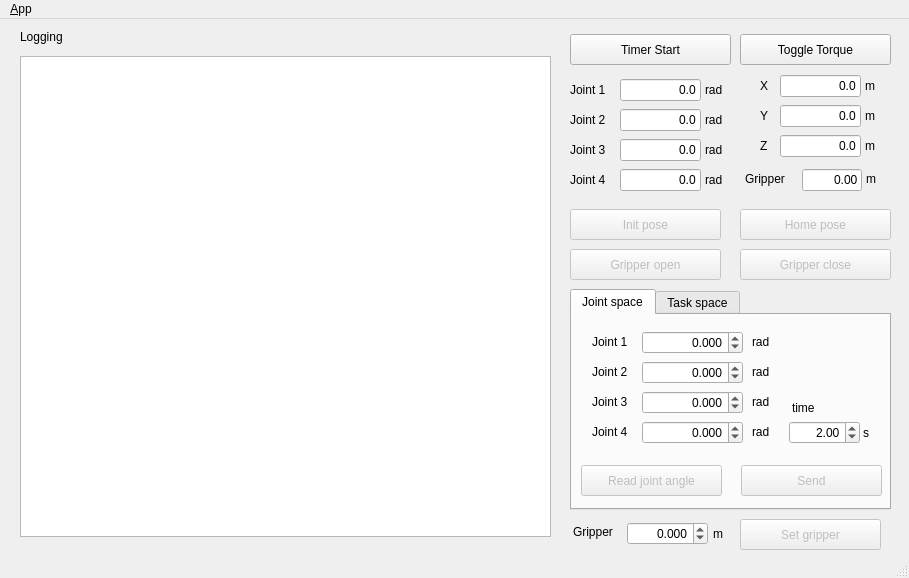
<?xml version="1.0" encoding="UTF-8"?>
<ui version="4.0">
 <class>MainWindowDesign</class>
 <widget class="QMainWindow" name="MainWindowDesign">
  <property name="geometry">
   <rect>
    <x>0</x>
    <y>0</y>
    <width>909</width>
    <height>578</height>
   </rect>
  </property>
  <property name="windowTitle">
   <string>QRosApp</string>
  </property>
  <property name="windowIcon">
   <iconset resource="../resources/images.qrc">
    <normaloff>:/images/icon.png</normaloff>:/images/icon.png</iconset>
  </property>
  <property name="locale">
   <locale language="English" country="Australia"/>
  </property>
  <widget class="QWidget" name="centralwidget">
   <widget class="QLineEdit" name="txt_j1">
    <property name="enabled">
     <bool>true</bool>
    </property>
    <property name="geometry">
     <rect>
      <x>620</x>
      <y>60</y>
      <width>81</width>
      <height>22</height>
     </rect>
    </property>
    <property name="layoutDirection">
     <enum>Qt::LeftToRight</enum>
    </property>
    <property name="text">
     <string>0.0</string>
    </property>
    <property name="alignment">
     <set>Qt::AlignRight|Qt::AlignTrailing|Qt::AlignVCenter</set>
    </property>
    <property name="readOnly">
     <bool>true</bool>
    </property>
   </widget>
   <widget class="QPushButton" name="btn_timer_start">
    <property name="geometry">
     <rect>
      <x>570</x>
      <y>15</y>
      <width>161</width>
      <height>31</height>
     </rect>
    </property>
    <property name="text">
     <string>Timer Start</string>
    </property>
   </widget>
   <widget class="QPushButton" name="btn_toggle_torque">
    <property name="geometry">
     <rect>
      <x>740</x>
      <y>15</y>
      <width>151</width>
      <height>31</height>
     </rect>
    </property>
    <property name="text">
     <string>Toggle Torque</string>
    </property>
   </widget>
   <widget class="QLineEdit" name="txt_j2">
    <property name="enabled">
     <bool>true</bool>
    </property>
    <property name="geometry">
     <rect>
      <x>620</x>
      <y>90</y>
      <width>81</width>
      <height>22</height>
     </rect>
    </property>
    <property name="layoutDirection">
     <enum>Qt::LeftToRight</enum>
    </property>
    <property name="text">
     <string>0.0</string>
    </property>
    <property name="alignment">
     <set>Qt::AlignRight|Qt::AlignTrailing|Qt::AlignVCenter</set>
    </property>
    <property name="readOnly">
     <bool>true</bool>
    </property>
   </widget>
   <widget class="QLineEdit" name="txt_j3">
    <property name="enabled">
     <bool>true</bool>
    </property>
    <property name="geometry">
     <rect>
      <x>620</x>
      <y>120</y>
      <width>81</width>
      <height>22</height>
     </rect>
    </property>
    <property name="layoutDirection">
     <enum>Qt::LeftToRight</enum>
    </property>
    <property name="text">
     <string>0.0</string>
    </property>
    <property name="alignment">
     <set>Qt::AlignRight|Qt::AlignTrailing|Qt::AlignVCenter</set>
    </property>
    <property name="readOnly">
     <bool>true</bool>
    </property>
   </widget>
   <widget class="QLineEdit" name="txt_j4">
    <property name="enabled">
     <bool>true</bool>
    </property>
    <property name="geometry">
     <rect>
      <x>620</x>
      <y>150</y>
      <width>81</width>
      <height>22</height>
     </rect>
    </property>
    <property name="layoutDirection">
     <enum>Qt::LeftToRight</enum>
    </property>
    <property name="text">
     <string>0.0</string>
    </property>
    <property name="alignment">
     <set>Qt::AlignRight|Qt::AlignTrailing|Qt::AlignVCenter</set>
    </property>
    <property name="readOnly">
     <bool>true</bool>
    </property>
   </widget>
   <widget class="QLabel" name="label_4">
    <property name="geometry">
     <rect>
      <x>570</x>
      <y>64</y>
      <width>59</width>
      <height>14</height>
     </rect>
    </property>
    <property name="text">
     <string>Joint 1</string>
    </property>
   </widget>
   <widget class="QLabel" name="label_5">
    <property name="geometry">
     <rect>
      <x>570</x>
      <y>94</y>
      <width>59</width>
      <height>14</height>
     </rect>
    </property>
    <property name="text">
     <string>Joint 2</string>
    </property>
   </widget>
   <widget class="QLabel" name="label_6">
    <property name="geometry">
     <rect>
      <x>570</x>
      <y>124</y>
      <width>59</width>
      <height>14</height>
     </rect>
    </property>
    <property name="text">
     <string>Joint 3</string>
    </property>
   </widget>
   <widget class="QLabel" name="label_7">
    <property name="geometry">
     <rect>
      <x>570</x>
      <y>154</y>
      <width>59</width>
      <height>14</height>
     </rect>
    </property>
    <property name="text">
     <string>Joint 4</string>
    </property>
   </widget>
   <widget class="QLineEdit" name="txt_z">
    <property name="enabled">
     <bool>true</bool>
    </property>
    <property name="geometry">
     <rect>
      <x>780</x>
      <y>116</y>
      <width>81</width>
      <height>22</height>
     </rect>
    </property>
    <property name="layoutDirection">
     <enum>Qt::LeftToRight</enum>
    </property>
    <property name="text">
     <string>0.0</string>
    </property>
    <property name="alignment">
     <set>Qt::AlignRight|Qt::AlignTrailing|Qt::AlignVCenter</set>
    </property>
    <property name="readOnly">
     <bool>true</bool>
    </property>
   </widget>
   <widget class="QLabel" name="label_8">
    <property name="geometry">
     <rect>
      <x>760</x>
      <y>120</y>
      <width>59</width>
      <height>14</height>
     </rect>
    </property>
    <property name="text">
     <string>Z</string>
    </property>
   </widget>
   <widget class="QLineEdit" name="txt_y">
    <property name="enabled">
     <bool>true</bool>
    </property>
    <property name="geometry">
     <rect>
      <x>780</x>
      <y>86</y>
      <width>81</width>
      <height>22</height>
     </rect>
    </property>
    <property name="layoutDirection">
     <enum>Qt::LeftToRight</enum>
    </property>
    <property name="text">
     <string>0.0</string>
    </property>
    <property name="alignment">
     <set>Qt::AlignRight|Qt::AlignTrailing|Qt::AlignVCenter</set>
    </property>
    <property name="readOnly">
     <bool>true</bool>
    </property>
   </widget>
   <widget class="QLabel" name="label_9">
    <property name="geometry">
     <rect>
      <x>760</x>
      <y>90</y>
      <width>59</width>
      <height>14</height>
     </rect>
    </property>
    <property name="text">
     <string>Y</string>
    </property>
   </widget>
   <widget class="QLineEdit" name="txt_x">
    <property name="enabled">
     <bool>true</bool>
    </property>
    <property name="geometry">
     <rect>
      <x>780</x>
      <y>56</y>
      <width>81</width>
      <height>22</height>
     </rect>
    </property>
    <property name="layoutDirection">
     <enum>Qt::LeftToRight</enum>
    </property>
    <property name="text">
     <string>0.0</string>
    </property>
    <property name="alignment">
     <set>Qt::AlignRight|Qt::AlignTrailing|Qt::AlignVCenter</set>
    </property>
    <property name="readOnly">
     <bool>true</bool>
    </property>
   </widget>
   <widget class="QLabel" name="label_10">
    <property name="geometry">
     <rect>
      <x>760</x>
      <y>60</y>
      <width>59</width>
      <height>14</height>
     </rect>
    </property>
    <property name="text">
     <string>X</string>
    </property>
   </widget>
   <widget class="QLabel" name="label_11">
    <property name="geometry">
     <rect>
      <x>705</x>
      <y>64</y>
      <width>59</width>
      <height>14</height>
     </rect>
    </property>
    <property name="text">
     <string>rad</string>
    </property>
   </widget>
   <widget class="QLabel" name="label_12">
    <property name="geometry">
     <rect>
      <x>705</x>
      <y>94</y>
      <width>59</width>
      <height>14</height>
     </rect>
    </property>
    <property name="text">
     <string>rad</string>
    </property>
   </widget>
   <widget class="QLabel" name="label_13">
    <property name="geometry">
     <rect>
      <x>705</x>
      <y>124</y>
      <width>59</width>
      <height>14</height>
     </rect>
    </property>
    <property name="text">
     <string>rad</string>
    </property>
   </widget>
   <widget class="QLabel" name="label_14">
    <property name="geometry">
     <rect>
      <x>705</x>
      <y>154</y>
      <width>59</width>
      <height>14</height>
     </rect>
    </property>
    <property name="text">
     <string>rad</string>
    </property>
   </widget>
   <widget class="QLabel" name="label_15">
    <property name="geometry">
     <rect>
      <x>865</x>
      <y>120</y>
      <width>59</width>
      <height>14</height>
     </rect>
    </property>
    <property name="text">
     <string>m</string>
    </property>
   </widget>
   <widget class="QLabel" name="label_16">
    <property name="geometry">
     <rect>
      <x>865</x>
      <y>90</y>
      <width>59</width>
      <height>14</height>
     </rect>
    </property>
    <property name="text">
     <string>m</string>
    </property>
   </widget>
   <widget class="QLabel" name="label_17">
    <property name="geometry">
     <rect>
      <x>865</x>
      <y>60</y>
      <width>59</width>
      <height>14</height>
     </rect>
    </property>
    <property name="text">
     <string>m</string>
    </property>
   </widget>
   <widget class="QPushButton" name="btn_init_pose">
    <property name="enabled">
     <bool>false</bool>
    </property>
    <property name="geometry">
     <rect>
      <x>570</x>
      <y>190</y>
      <width>151</width>
      <height>31</height>
     </rect>
    </property>
    <property name="text">
     <string>Init pose</string>
    </property>
   </widget>
   <widget class="QPushButton" name="btn_home_pose">
    <property name="enabled">
     <bool>false</bool>
    </property>
    <property name="geometry">
     <rect>
      <x>740</x>
      <y>190</y>
      <width>151</width>
      <height>31</height>
     </rect>
    </property>
    <property name="text">
     <string>Home pose</string>
    </property>
   </widget>
   <widget class="QLabel" name="label_18">
    <property name="geometry">
     <rect>
      <x>20</x>
      <y>7</y>
      <width>59</width>
      <height>21</height>
     </rect>
    </property>
    <property name="text">
     <string>Logging</string>
    </property>
   </widget>
   <widget class="QPlainTextEdit" name="plainTextEdit_log">
    <property name="geometry">
     <rect>
      <x>20</x>
      <y>37</y>
      <width>531</width>
      <height>481</height>
     </rect>
    </property>
    <property name="readOnly">
     <bool>true</bool>
    </property>
   </widget>
   <widget class="QPushButton" name="btn_gripper_close">
    <property name="enabled">
     <bool>false</bool>
    </property>
    <property name="geometry">
     <rect>
      <x>740</x>
      <y>230</y>
      <width>151</width>
      <height>31</height>
     </rect>
    </property>
    <property name="text">
     <string>Gripper close</string>
    </property>
   </widget>
   <widget class="QPushButton" name="btn_gripper_open">
    <property name="enabled">
     <bool>false</bool>
    </property>
    <property name="geometry">
     <rect>
      <x>570</x>
      <y>230</y>
      <width>151</width>
      <height>31</height>
     </rect>
    </property>
    <property name="text">
     <string>Gripper open</string>
    </property>
   </widget>
   <widget class="QTabWidget" name="tabWidget">
    <property name="geometry">
     <rect>
      <x>570</x>
      <y>270</y>
      <width>321</width>
      <height>221</height>
     </rect>
    </property>
    <property name="currentIndex">
     <number>0</number>
    </property>
    <widget class="QWidget" name="tab_js">
     <attribute name="title">
      <string>Joint space</string>
     </attribute>
     <widget class="QPushButton" name="btn_read_joint_angle">
      <property name="enabled">
       <bool>false</bool>
      </property>
      <property name="geometry">
       <rect>
        <x>9</x>
        <y>150</y>
        <width>141</width>
        <height>31</height>
       </rect>
      </property>
      <property name="text">
       <string>Read joint angle</string>
      </property>
     </widget>
     <widget class="QPushButton" name="btn_send_joint_angle">
      <property name="enabled">
       <bool>false</bool>
      </property>
      <property name="geometry">
       <rect>
        <x>169</x>
        <y>150</y>
        <width>141</width>
        <height>31</height>
       </rect>
      </property>
      <property name="text">
       <string>Send</string>
      </property>
     </widget>
     <widget class="QLabel" name="label_19">
      <property name="geometry">
       <rect>
        <x>20</x>
        <y>80</y>
        <width>59</width>
        <height>14</height>
       </rect>
      </property>
      <property name="text">
       <string>Joint 3</string>
      </property>
     </widget>
     <widget class="QLabel" name="label_20">
      <property name="geometry">
       <rect>
        <x>20</x>
        <y>110</y>
        <width>59</width>
        <height>14</height>
       </rect>
      </property>
      <property name="text">
       <string>Joint 4</string>
      </property>
     </widget>
     <widget class="QLabel" name="label_21">
      <property name="geometry">
       <rect>
        <x>180</x>
        <y>80</y>
        <width>59</width>
        <height>14</height>
       </rect>
      </property>
      <property name="text">
       <string>rad</string>
      </property>
     </widget>
     <widget class="QLabel" name="label_22">
      <property name="geometry">
       <rect>
        <x>180</x>
        <y>110</y>
        <width>59</width>
        <height>14</height>
       </rect>
      </property>
      <property name="text">
       <string>rad</string>
      </property>
     </widget>
     <widget class="QLabel" name="label_23">
      <property name="geometry">
       <rect>
        <x>180</x>
        <y>50</y>
        <width>59</width>
        <height>14</height>
       </rect>
      </property>
      <property name="text">
       <string>rad</string>
      </property>
     </widget>
     <widget class="QLabel" name="label_24">
      <property name="geometry">
       <rect>
        <x>20</x>
        <y>50</y>
        <width>59</width>
        <height>14</height>
       </rect>
      </property>
      <property name="text">
       <string>Joint 2</string>
      </property>
     </widget>
     <widget class="QLabel" name="label_25">
      <property name="geometry">
       <rect>
        <x>180</x>
        <y>20</y>
        <width>59</width>
        <height>14</height>
       </rect>
      </property>
      <property name="text">
       <string>rad</string>
      </property>
     </widget>
     <widget class="QLabel" name="label_26">
      <property name="geometry">
       <rect>
        <x>20</x>
        <y>20</y>
        <width>59</width>
        <height>14</height>
       </rect>
      </property>
      <property name="text">
       <string>Joint 1</string>
      </property>
     </widget>
     <widget class="QDoubleSpinBox" name="doubleSpinBox_j1">
      <property name="geometry">
       <rect>
        <x>70</x>
        <y>16</y>
        <width>101</width>
        <height>23</height>
       </rect>
      </property>
      <property name="alignment">
       <set>Qt::AlignRight|Qt::AlignTrailing|Qt::AlignVCenter</set>
      </property>
      <property name="decimals">
       <number>3</number>
      </property>
      <property name="minimum">
       <double>-3.140000000000000</double>
      </property>
      <property name="maximum">
       <double>3.140000000000000</double>
      </property>
      <property name="singleStep">
       <double>0.050000000000000</double>
      </property>
     </widget>
     <widget class="QDoubleSpinBox" name="doubleSpinBox_j2">
      <property name="geometry">
       <rect>
        <x>70</x>
        <y>46</y>
        <width>101</width>
        <height>23</height>
       </rect>
      </property>
      <property name="alignment">
       <set>Qt::AlignRight|Qt::AlignTrailing|Qt::AlignVCenter</set>
      </property>
      <property name="decimals">
       <number>3</number>
      </property>
      <property name="minimum">
       <double>-3.140000000000000</double>
      </property>
      <property name="maximum">
       <double>3.140000000000000</double>
      </property>
      <property name="singleStep">
       <double>0.050000000000000</double>
      </property>
     </widget>
     <widget class="QDoubleSpinBox" name="doubleSpinBox_j3">
      <property name="geometry">
       <rect>
        <x>70</x>
        <y>76</y>
        <width>101</width>
        <height>23</height>
       </rect>
      </property>
      <property name="alignment">
       <set>Qt::AlignRight|Qt::AlignTrailing|Qt::AlignVCenter</set>
      </property>
      <property name="decimals">
       <number>3</number>
      </property>
      <property name="minimum">
       <double>-3.140000000000000</double>
      </property>
      <property name="maximum">
       <double>3.140000000000000</double>
      </property>
      <property name="singleStep">
       <double>0.050000000000000</double>
      </property>
     </widget>
     <widget class="QDoubleSpinBox" name="doubleSpinBox_j4">
      <property name="geometry">
       <rect>
        <x>70</x>
        <y>106</y>
        <width>101</width>
        <height>23</height>
       </rect>
      </property>
      <property name="alignment">
       <set>Qt::AlignRight|Qt::AlignTrailing|Qt::AlignVCenter</set>
      </property>
      <property name="decimals">
       <number>3</number>
      </property>
      <property name="minimum">
       <double>-3.140000000000000</double>
      </property>
      <property name="maximum">
       <double>3.140000000000000</double>
      </property>
      <property name="singleStep">
       <double>0.050000000000000</double>
      </property>
     </widget>
     <widget class="QLabel" name="label_33">
      <property name="geometry">
       <rect>
        <x>220</x>
        <y>86</y>
        <width>59</width>
        <height>14</height>
       </rect>
      </property>
      <property name="text">
       <string>time</string>
      </property>
     </widget>
     <widget class="QDoubleSpinBox" name="doubleSpinBox_time_js">
      <property name="geometry">
       <rect>
        <x>217</x>
        <y>106</y>
        <width>71</width>
        <height>23</height>
       </rect>
      </property>
      <property name="alignment">
       <set>Qt::AlignRight|Qt::AlignTrailing|Qt::AlignVCenter</set>
      </property>
      <property name="minimum">
       <double>-3.140000000000000</double>
      </property>
      <property name="maximum">
       <double>10.000000000000000</double>
      </property>
      <property name="singleStep">
       <double>0.500000000000000</double>
      </property>
      <property name="value">
       <double>2.000000000000000</double>
      </property>
     </widget>
     <widget class="QLabel" name="label_34">
      <property name="geometry">
       <rect>
        <x>291</x>
        <y>111</y>
        <width>59</width>
        <height>14</height>
       </rect>
      </property>
      <property name="text">
       <string>s</string>
      </property>
     </widget>
    </widget>
    <widget class="QWidget" name="tab_cs">
     <attribute name="title">
      <string>Task space</string>
     </attribute>
     <widget class="QDoubleSpinBox" name="doubleSpinBox_x">
      <property name="geometry">
       <rect>
        <x>70</x>
        <y>28</y>
        <width>101</width>
        <height>23</height>
       </rect>
      </property>
      <property name="decimals">
       <number>3</number>
      </property>
      <property name="minimum">
       <double>-1.000000000000000</double>
      </property>
      <property name="maximum">
       <double>1.000000000000000</double>
      </property>
      <property name="singleStep">
       <double>0.010000000000000</double>
      </property>
     </widget>
     <widget class="QPushButton" name="btn_send_kinematic_pose">
      <property name="enabled">
       <bool>false</bool>
      </property>
      <property name="geometry">
       <rect>
        <x>169</x>
        <y>150</y>
        <width>141</width>
        <height>31</height>
       </rect>
      </property>
      <property name="text">
       <string>Send</string>
      </property>
     </widget>
     <widget class="QLabel" name="label_27">
      <property name="geometry">
       <rect>
        <x>180</x>
        <y>92</y>
        <width>59</width>
        <height>14</height>
       </rect>
      </property>
      <property name="text">
       <string>m</string>
      </property>
     </widget>
     <widget class="QDoubleSpinBox" name="doubleSpinBox_z">
      <property name="geometry">
       <rect>
        <x>70</x>
        <y>88</y>
        <width>101</width>
        <height>23</height>
       </rect>
      </property>
      <property name="decimals">
       <number>3</number>
      </property>
      <property name="minimum">
       <double>-1.000000000000000</double>
      </property>
      <property name="maximum">
       <double>1.000000000000000</double>
      </property>
      <property name="singleStep">
       <double>0.010000000000000</double>
      </property>
     </widget>
     <widget class="QLabel" name="label_28">
      <property name="geometry">
       <rect>
        <x>180</x>
        <y>62</y>
        <width>59</width>
        <height>14</height>
       </rect>
      </property>
      <property name="text">
       <string>m</string>
      </property>
     </widget>
     <widget class="QDoubleSpinBox" name="doubleSpinBox_y">
      <property name="geometry">
       <rect>
        <x>70</x>
        <y>58</y>
        <width>101</width>
        <height>23</height>
       </rect>
      </property>
      <property name="decimals">
       <number>3</number>
      </property>
      <property name="minimum">
       <double>-1.000000000000000</double>
      </property>
      <property name="maximum">
       <double>1.000000000000000</double>
      </property>
      <property name="singleStep">
       <double>0.010000000000000</double>
      </property>
     </widget>
     <widget class="QPushButton" name="btn_read_kinematic_pose">
      <property name="enabled">
       <bool>false</bool>
      </property>
      <property name="geometry">
       <rect>
        <x>9</x>
        <y>150</y>
        <width>141</width>
        <height>31</height>
       </rect>
      </property>
      <property name="text">
       <string>Read joint angle</string>
      </property>
     </widget>
     <widget class="QLabel" name="label_29">
      <property name="geometry">
       <rect>
        <x>20</x>
        <y>32</y>
        <width>59</width>
        <height>14</height>
       </rect>
      </property>
      <property name="text">
       <string>X axis</string>
      </property>
     </widget>
     <widget class="QLabel" name="label_30">
      <property name="geometry">
       <rect>
        <x>20</x>
        <y>92</y>
        <width>59</width>
        <height>14</height>
       </rect>
      </property>
      <property name="text">
       <string>Z axis</string>
      </property>
     </widget>
     <widget class="QLabel" name="label_31">
      <property name="geometry">
       <rect>
        <x>180</x>
        <y>32</y>
        <width>59</width>
        <height>14</height>
       </rect>
      </property>
      <property name="text">
       <string>m</string>
      </property>
     </widget>
     <widget class="QLabel" name="label_32">
      <property name="geometry">
       <rect>
        <x>20</x>
        <y>59</y>
        <width>59</width>
        <height>20</height>
       </rect>
      </property>
      <property name="text">
       <string>Y axis</string>
      </property>
     </widget>
     <widget class="QDoubleSpinBox" name="doubleSpinBox_time_cs">
      <property name="geometry">
       <rect>
        <x>217</x>
        <y>106</y>
        <width>71</width>
        <height>23</height>
       </rect>
      </property>
      <property name="alignment">
       <set>Qt::AlignRight|Qt::AlignTrailing|Qt::AlignVCenter</set>
      </property>
      <property name="minimum">
       <double>-3.140000000000000</double>
      </property>
      <property name="maximum">
       <double>10.000000000000000</double>
      </property>
      <property name="singleStep">
       <double>0.500000000000000</double>
      </property>
      <property name="value">
       <double>2.000000000000000</double>
      </property>
     </widget>
     <widget class="QLabel" name="label_35">
      <property name="geometry">
       <rect>
        <x>291</x>
        <y>111</y>
        <width>59</width>
        <height>14</height>
       </rect>
      </property>
      <property name="text">
       <string>s</string>
      </property>
     </widget>
     <widget class="QLabel" name="label_36">
      <property name="geometry">
       <rect>
        <x>220</x>
        <y>86</y>
        <width>59</width>
        <height>14</height>
       </rect>
      </property>
      <property name="text">
       <string>time</string>
      </property>
     </widget>
    </widget>
   </widget>
   <widget class="QDoubleSpinBox" name="doubleSpinBox_gripper">
    <property name="geometry">
     <rect>
      <x>627</x>
      <y>503</y>
      <width>81</width>
      <height>23</height>
     </rect>
    </property>
    <property name="alignment">
     <set>Qt::AlignRight|Qt::AlignTrailing|Qt::AlignVCenter</set>
    </property>
    <property name="decimals">
     <number>3</number>
    </property>
    <property name="minimum">
     <double>-0.015000000000000</double>
    </property>
    <property name="maximum">
     <double>0.010000000000000</double>
    </property>
    <property name="singleStep">
     <double>0.002000000000000</double>
    </property>
    <property name="value">
     <double>0.000000000000000</double>
    </property>
   </widget>
   <widget class="QLabel" name="label_37">
    <property name="geometry">
     <rect>
      <x>573</x>
      <y>503</y>
      <width>59</width>
      <height>20</height>
     </rect>
    </property>
    <property name="text">
     <string>Gripper</string>
    </property>
   </widget>
   <widget class="QPushButton" name="btn_set_gripper">
    <property name="enabled">
     <bool>false</bool>
    </property>
    <property name="geometry">
     <rect>
      <x>740</x>
      <y>500</y>
      <width>141</width>
      <height>31</height>
     </rect>
    </property>
    <property name="text">
     <string>Set gripper</string>
    </property>
   </widget>
   <widget class="QLabel" name="label_38">
    <property name="geometry">
     <rect>
      <x>745</x>
      <y>150</y>
      <width>61</width>
      <height>20</height>
     </rect>
    </property>
    <property name="text">
     <string>Gripper</string>
    </property>
   </widget>
   <widget class="QLineEdit" name="txt_grip">
    <property name="enabled">
     <bool>true</bool>
    </property>
    <property name="geometry">
     <rect>
      <x>802</x>
      <y>150</y>
      <width>60</width>
      <height>22</height>
     </rect>
    </property>
    <property name="layoutDirection">
     <enum>Qt::LeftToRight</enum>
    </property>
    <property name="text">
     <string>0.00</string>
    </property>
    <property name="alignment">
     <set>Qt::AlignRight|Qt::AlignTrailing|Qt::AlignVCenter</set>
    </property>
    <property name="readOnly">
     <bool>true</bool>
    </property>
   </widget>
   <widget class="QLabel" name="label_39">
    <property name="geometry">
     <rect>
      <x>866</x>
      <y>153</y>
      <width>59</width>
      <height>14</height>
     </rect>
    </property>
    <property name="text">
     <string>m</string>
    </property>
   </widget>
   <widget class="QLabel" name="label_40">
    <property name="geometry">
     <rect>
      <x>713</x>
      <y>507</y>
      <width>21</width>
      <height>16</height>
     </rect>
    </property>
    <property name="text">
     <string>m</string>
    </property>
   </widget>
  </widget>
  <widget class="QMenuBar" name="menubar">
   <property name="geometry">
    <rect>
     <x>0</x>
     <y>0</y>
     <width>909</width>
     <height>19</height>
    </rect>
   </property>
   <widget class="QMenu" name="menu_File">
    <property name="title">
     <string>&amp;App</string>
    </property>
    <addaction name="action_Preferences"/>
    <addaction name="separator"/>
    <addaction name="actionAbout"/>
    <addaction name="actionAbout_Qt"/>
    <addaction name="separator"/>
    <addaction name="action_Quit"/>
   </widget>
   <addaction name="menu_File"/>
  </widget>
  <widget class="QStatusBar" name="statusbar"/>
  <action name="action_Quit">
   <property name="text">
    <string>&amp;Quit</string>
   </property>
   <property name="shortcut">
    <string>Ctrl+Q</string>
   </property>
   <property name="shortcutContext">
    <enum>Qt::ApplicationShortcut</enum>
   </property>
  </action>
  <action name="action_Preferences">
   <property name="text">
    <string>&amp;Preferences</string>
   </property>
  </action>
  <action name="actionAbout">
   <property name="text">
    <string>&amp;About</string>
   </property>
  </action>
  <action name="actionAbout_Qt">
   <property name="text">
    <string>About &amp;Qt</string>
   </property>
  </action>
 </widget>
 <resources>
  <include location="../resources/images.qrc"/>
 </resources>
 <connections>
  <connection>
   <sender>action_Quit</sender>
   <signal>triggered()</signal>
   <receiver>MainWindowDesign</receiver>
   <slot>close()</slot>
   <hints>
    <hint type="sourcelabel">
     <x>-1</x>
     <y>-1</y>
    </hint>
    <hint type="destinationlabel">
     <x>399</x>
     <y>299</y>
    </hint>
   </hints>
  </connection>
 </connections>
</ui>
